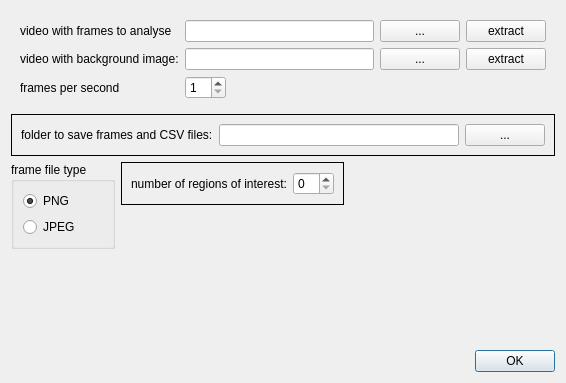
<?xml version="1.0" encoding="UTF-8"?>
<ui version="4.0">
 <class>DialogRunParameters</class>
 <widget class="QDialog" name="DialogRunParameters">
  <property name="geometry">
   <rect>
    <x>0</x>
    <y>0</y>
    <width>566</width>
    <height>383</height>
   </rect>
  </property>
  <property name="windowTitle">
   <string>Dialog</string>
  </property>
  <property name="modal">
   <bool>true</bool>
  </property>
  <layout class="QGridLayout" name="gridLayout_2">
   <item row="2" column="0" rowspan="2">
    <widget class="QGroupBox" name="groupBox">
     <property name="title">
      <string>frame file type</string>
     </property>
     <layout class="QVBoxLayout" name="verticalLayout_2">
      <item>
       <widget class="QRadioButton" name="PNGFrameFileTypeRadioButton">
        <property name="text">
         <string>PNG</string>
        </property>
        <property name="checked">
         <bool>true</bool>
        </property>
       </widget>
      </item>
      <item>
       <widget class="QRadioButton" name="JPEGFrameFileTypeRadioButton">
        <property name="text">
         <string>JPEG</string>
        </property>
       </widget>
      </item>
     </layout>
    </widget>
   </item>
   <item row="2" column="1">
    <widget class="QFrame" name="frame_2">
     <property name="frameShape">
      <enum>QFrame::Panel</enum>
     </property>
     <property name="frameShadow">
      <enum>QFrame::Plain</enum>
     </property>
     <layout class="QHBoxLayout" name="horizontalLayout">
      <item>
       <widget class="QLabel" name="label_4">
        <property name="text">
         <string>number of regions of interest:</string>
        </property>
       </widget>
      </item>
      <item>
       <widget class="QSpinBox" name="numberROIsSpinBox"/>
      </item>
     </layout>
    </widget>
   </item>
   <item row="2" column="2">
    <spacer name="horizontalSpacer">
     <property name="orientation">
      <enum>Qt::Horizontal</enum>
     </property>
     <property name="sizeHint" stdset="0">
      <size>
       <width>40</width>
       <height>20</height>
      </size>
     </property>
    </spacer>
   </item>
   <item row="1" column="0" colspan="3">
    <widget class="QFrame" name="frame">
     <property name="frameShape">
      <enum>QFrame::Panel</enum>
     </property>
     <property name="frameShadow">
      <enum>QFrame::Plain</enum>
     </property>
     <layout class="QHBoxLayout" name="horizontalLayout_2">
      <item>
       <widget class="QLabel" name="label_2">
        <property name="text">
         <string>folder to save frames and CSV files:</string>
        </property>
       </widget>
      </item>
      <item>
       <widget class="QLineEdit" name="workingFolderLineEdit"/>
      </item>
      <item>
       <widget class="QPushButton" name="selectWorkingFolderPushButton">
        <property name="text">
         <string>...</string>
        </property>
       </widget>
      </item>
     </layout>
    </widget>
   </item>
   <item row="0" column="0" colspan="3">
    <widget class="QWidget" name="widget" native="true">
     <layout class="QGridLayout" name="gridLayout">
      <item row="1" column="0">
       <widget class="QLabel" name="label_3">
        <property name="text">
         <string>video with background image:</string>
        </property>
       </widget>
      </item>
      <item row="0" column="0">
       <widget class="QLabel" name="label">
        <property name="text">
         <string>video with frames to analyse</string>
        </property>
       </widget>
      </item>
      <item row="2" column="1">
       <widget class="QSpinBox" name="framesPerSecondSpinBox">
        <property name="minimum">
         <number>1</number>
        </property>
       </widget>
      </item>
      <item row="0" column="4">
       <widget class="QPushButton" name="extractFramesPushButton">
        <property name="text">
         <string>extract</string>
        </property>
       </widget>
      </item>
      <item row="1" column="3">
       <widget class="QPushButton" name="selectVideoWithBackgroundPushButton">
        <property name="text">
         <string>...</string>
        </property>
       </widget>
      </item>
      <item row="2" column="0">
       <widget class="QLabel" name="label_5">
        <property name="text">
         <string>frames per second</string>
        </property>
       </widget>
      </item>
      <item row="1" column="1" colspan="2">
       <widget class="QLineEdit" name="videoWithBackgroundImageLineEdit"/>
      </item>
      <item row="0" column="3">
       <widget class="QPushButton" name="selectVideoToAnalysePushButton">
        <property name="minimumSize">
         <size>
          <width>80</width>
          <height>0</height>
         </size>
        </property>
        <property name="text">
         <string>...</string>
        </property>
       </widget>
      </item>
      <item row="0" column="1" colspan="2">
       <widget class="QLineEdit" name="videoWithFramesToAnalyseLineEdit"/>
      </item>
      <item row="2" column="2">
       <spacer name="horizontalSpacer_2">
        <property name="orientation">
         <enum>Qt::Horizontal</enum>
        </property>
        <property name="sizeHint" stdset="0">
         <size>
          <width>40</width>
          <height>20</height>
         </size>
        </property>
       </spacer>
      </item>
      <item row="1" column="4">
       <widget class="QPushButton" name="extractBackgroundPushButton">
        <property name="text">
         <string>extract</string>
        </property>
       </widget>
      </item>
     </layout>
    </widget>
   </item>
   <item row="4" column="0" colspan="3">
    <spacer name="verticalSpacer">
     <property name="orientation">
      <enum>Qt::Vertical</enum>
     </property>
     <property name="sizeHint" stdset="0">
      <size>
       <width>20</width>
       <height>40</height>
      </size>
     </property>
    </spacer>
   </item>
   <item row="5" column="0" colspan="3">
    <widget class="QDialogButtonBox" name="buttonBox">
     <property name="orientation">
      <enum>Qt::Horizontal</enum>
     </property>
     <property name="standardButtons">
      <set>QDialogButtonBox::Ok</set>
     </property>
    </widget>
   </item>
  </layout>
 </widget>
 <resources/>
 <connections>
  <connection>
   <sender>buttonBox</sender>
   <signal>accepted()</signal>
   <receiver>DialogRunParameters</receiver>
   <slot>accept()</slot>
   <hints>
    <hint type="sourcelabel">
     <x>245</x>
     <y>373</y>
    </hint>
    <hint type="destinationlabel">
     <x>157</x>
     <y>274</y>
    </hint>
   </hints>
  </connection>
  <connection>
   <sender>buttonBox</sender>
   <signal>rejected()</signal>
   <receiver>DialogRunParameters</receiver>
   <slot>reject()</slot>
   <hints>
    <hint type="sourcelabel">
     <x>313</x>
     <y>373</y>
    </hint>
    <hint type="destinationlabel">
     <x>286</x>
     <y>274</y>
    </hint>
   </hints>
  </connection>
 </connections>
 <slots>
  <slot>select_background_video()</slot>
 </slots>
</ui>
